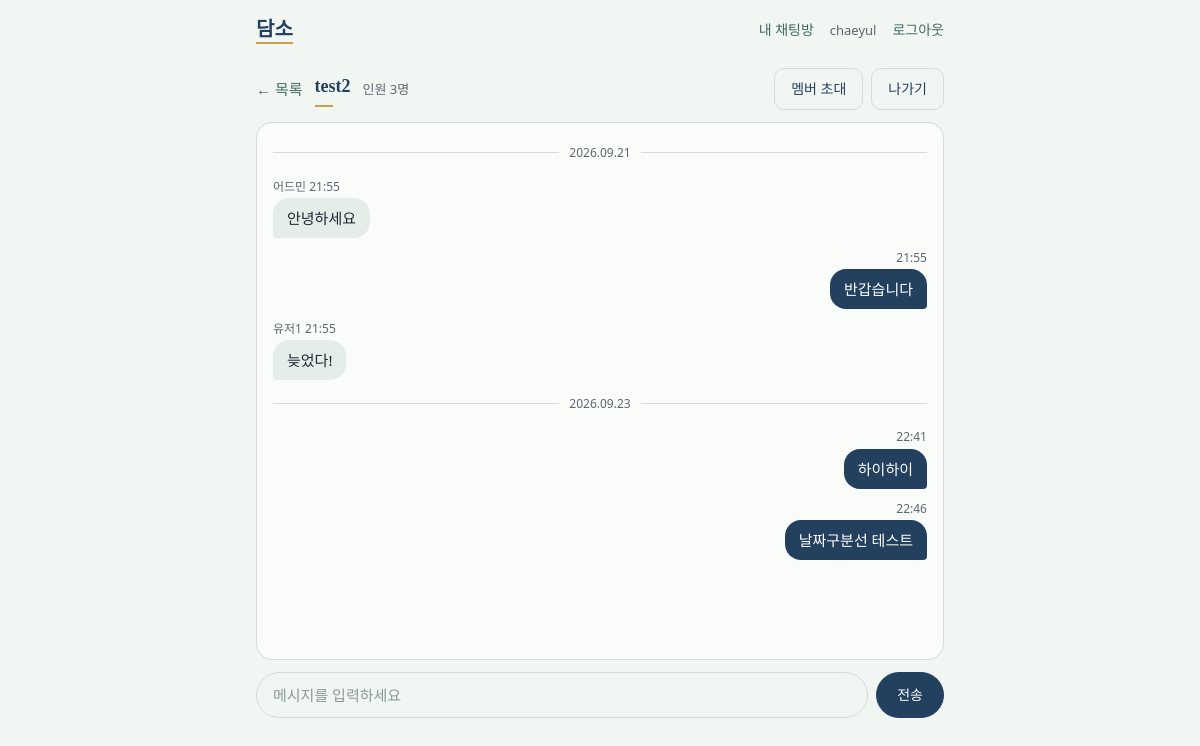
The app's page /room/2 (signed in) with its own data.
### models.py (models this page shows)
class RoomInfo(db.Model):
    __tablename__ = "ROOM_INFO"
    RI_ID = db.Column(db.Integer, primary_key=True)
    RI_NAME = db.Column(db.String(50), nullable=True)
    RI_TYPE = db.Column(db.CHAR(1), nullable=False)
    RI_RDATE = db.Column(db.Date, nullable=False)

class ChatMessage(db.Model):
    __tablename__ = "CHAT_MESSAGE"
    CM_ID = db.Column(db.Integer, primary_key=True)
    RI_ID = db.Column(db.Integer, db.ForeignKey("ROOM_INFO.RI_ID"), nullable=False)
    UI_ID = db.Column(db.String(50), db.ForeignKey("USER_INFO.UI_ID"), nullable=False)
    CM_MESSAGE = db.Column(db.String(255), nullable=False)
    CM_DATE = db.Column(db.DateTime, nullable=False)

class UserInfo(db.Model):
    __tablename__ = "USER_INFO"
    UI_ID = db.Column(db.String(50), primary_key=True)
    UI_PW = db.Column(db.String(255), nullable=False)
    UI_NAME = db.Column(db.String(50), nullable=False)
    UI_MAIL = db.Column(db.String(50), nullable=False, unique=True)
    UI_RDATE = db.Column(db.Date, nullable=False)
    UI_WITHDRAWN = db.Column(db.Date, nullable=True)

### rooms.py (the view)
@rooms_bp.route('/room/<int:room_id>')
def chatting(room_id):
    user_id = session.get("user_id")
    if user_id is None:
        flash("로그인이 필요합니다.", "notice")
        return redirect("/login")
    if RoomMember.query.filter_by(RI_ID=room_id, UI_ID=user_id).first():
        room = RoomInfo.query.filter_by(RI_ID=room_id).first()
        messages = ChatMessage.query.filter_by(RI_ID=room_id).order_by(ChatMessage.CM_DATE).all()
        names = {u.UI_ID: u.UI_NAME for u in UserInfo.query.all()}
        member_ids = [m.UI_ID for m in RoomMember.query.filter_by(RI_ID=room_id).all()]
        room_name = _display_name(room, user_id, member_ids, names)
        return render_template(
            "chatting.html",
            room_id=room_id,
            room=room,
            room_name=room_name,
            messages=messages,
            names=names,
            member_count=len(member_ids)
        )
    flash("참여 중인 방이 아닙니다.", "notice")
    return redirect("/room")

### rooms.py (called while the page is built)
def _display_name(room, viewer_id, member_ids, names):
    if room.RI_TYPE == "D":
        other = next((uid for uid in member_ids if uid != viewer_id), None)
        if other:
            return names.get(other, other)
    return room.RI_NAME or "(이름 없음)"

### templates/chatting.html (shortened to what this page needs)
{% extends "base.html" %}
{% block content %}
<div class="chat" data-room-id="{{ room_id }}" data-me="{{ session.get('user_id') }}">
    <div class="chat-head">
        <a href="/room">&larr; 목록</a>
        <h1 class="title">{{ room_name }}</h1>
        <span class="muted">인원 {{ member_count }}명</span>
        <div class="chat-head-actions">
            {% if room.RI_TYPE == "G" %}
                <a class="btn btn-ghost" href="/room/{{ room_id }}/invite">멤버 초대</a>
            {% endif %}
            <form action="/room/{{ room_id }}/leave" method="POST" onsubmit="return confirm('정말 이 방을 나가시겠습니까?')">
                <button class="btn btn-ghost" type="submit">나가기</button>
            </form>
        </div>
    </div>
    <div id="messages" class="messages" data-last-date="{{ messages[-1].CM_DATE.strftime('%Y.%m.%d') if messages else '' }}">
        {% set ns = namespace(last_date=None) %}
        {% for m in messages %}
            {% set cur_date = m.CM_DATE.strftime("%Y.%m.%d") %}
            {% if cur_date != ns.last_date %}
                <div class="date-divider">{{ cur_date }}</div>
                {% set ns.last_date = cur_date %}
            {% endif %}
            <div class="msg {{ 'mine' if m.UI_ID == session.get('user_id') else '' }}">
                <div class="meta">
                    <span class="who">{{ names.get(m.UI_ID, m.UI_ID) }}</span>
                    <span>{{ m.CM_DATE.strftime("%H:%M") }}</span>
                </div>
                <div class="bubble">{{ m.CM_MESSAGE }}</div>
            </div>
        {% else %}
            <p class="empty" id="emptyNote">대화를 시작해 보세요.</p>
        {% endfor %}
    </div>
    <form class="chat-form" onsubmit="sendMessage(event)">
        <input id="msgInput" type="text" maxlength="255" placeholder="메시지를 입력하세요" autocomplete="off" required>
        <button class="btn" type="submit">전송</button>
    </form>
</div>
{% endblock %}

### static/style.css (style rules this page uses)
:root { --bg: #F2F6F3; --surface: #FAFCFA; --line: #D3DED8; --text: #1D2733; --text-sub: #5C6670; --navy: #23405F; --navy-dark: #1B3350; --celadon: #4F8078; --celadon-dark: #3E6B64; --celadon-soft: #E4EDE8; --gold: #C8A24A; --red: #B5473A; --r-sm: 10px; --r-md: 12px; --r-lg: 16px; --r-pill: 999px; --font-sans: "Pretendard", "Noto Sans KR", "Malgun Gothic", system-ui, sans-serif; --font-serif: "Noto Serif KR", "Nanum Myeongjo", "Batang", serif; }
* { box-sizing: border-box; }
body { margin: 0; background: var(--bg); color: var(--text); font-family: var(--font-sans); font-size: 15px; line-height: 1.6; }
a { color: var(--celadon-dark); text-decoration: none; }
.muted { color: var(--text-sub); font-size: 13px; }
.title { font-family: var(--font-serif); font-size: 22px; font-weight: 600; color: var(--navy); margin: 0 0 20px; }
.title::after { content: ""; display: block; width: 28px; height: 2px; background: var(--gold); margin-top: 8px; }
.btn { display: inline-block; border: 1px solid var(--navy); background: var(--navy); color: #FFFFFF; padding: 9px 16px; border-radius: var(--r-sm); font: inherit; font-size: 14px; cursor: pointer; text-align: center; white-space: nowrap; }
.btn-ghost { background: transparent; color: var(--navy); border-color: var(--line); }
input[type="text"], input[type="password"], input[type="email"], input[type="number"] { width: 100%; padding: 10px 12px; border: 1px solid var(--line); border-radius: var(--r-sm); background: var(--bg); font: inherit; color: var(--text); }
input::placeholder { color: #8A9A94; }
.chat { display: flex; flex-direction: column; height: calc(100vh - 150px); min-height: 420px; }
.chat-head { display: flex; align-items: center; gap: 12px; margin-bottom: 12px; }
.chat-head .title { margin: 0; font-size: 18px; }
.chat-head .title::after { margin-top: 4px; width: 18px; }
.chat-head-actions { margin-left: auto; display: flex; align-items: center; gap: 8px; }
.chat-head-actions form { margin: 0; }
.messages { flex: 1; overflow-y: auto; display: flex; flex-direction: column; gap: 10px; padding: 16px; background: var(--surface); border: 1px solid var(--line); border-radius: var(--r-lg); }
.date-divider { align-self: stretch; display: flex; align-items: center; gap: 10px; font-size: 12px; color: var(--text-sub); margin: 4px 0; }
.date-divider::before, .date-divider::after { content: ""; flex: 1; height: 1px; background: var(--line); }
.msg { max-width: 75%; align-self: flex-start; }
.msg.mine { align-self: flex-end; }
.meta { font-size: 12px; color: var(--text-sub); margin-bottom: 2px; }
.msg.mine .meta { text-align: right; }
.bubble { display: inline-block; padding: 8px 14px; background: var(--celadon-soft); border-radius: 16px 16px 16px 4px; word-break: break-word; text-align: left; }
.msg.mine .bubble { background: var(--navy); color: #FFFFFF; border-radius: 16px 16px 4px 16px; }
.chat-form { display: flex; gap: 8px; margin-top: 12px; }
.chat-form input { border-radius: var(--r-pill); padding: 10px 16px; }
.chat-form .btn { border-radius: var(--r-pill); padding: 10px 20px; flex: none; }

### records on screen
RoomInfo: RI_NAME "test2"
ChatMessage: cur_date "2026.09.21", CM_DATE "21:55", CM_MESSAGE "안녕하세요"
UserInfo: get "어드민"
ChatMessage: CM_DATE "21:55", CM_MESSAGE "반갑습니다"
ChatMessage: CM_DATE "21:55", CM_MESSAGE "늦었다!"
UserInfo: get "유저1"
ChatMessage: cur_date "2026.09.23", CM_DATE "22:41", CM_MESSAGE "하이하이"
ChatMessage: CM_DATE "22:46", CM_MESSAGE "날짜구분선 테스트"

### other values on screen
{{ session.get("user_id") }} "chaeyul"
{{ member_count }} "3"
